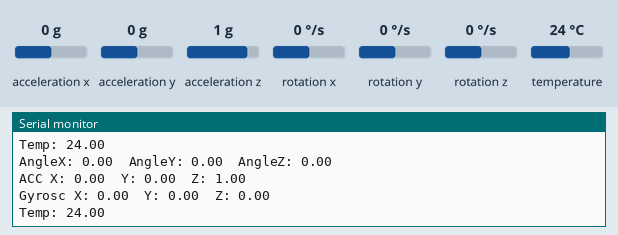
This sketch was run on a simulated ESP32. Parts: the last lines printed to the serial monitor. Inputs (shaded band) come from the test bench; at power-on: acceleration x 0 g, acceleration y 0 g, acceleration z 1 g, rotation x 0 °/s, rotation y 0 °/s, rotation z 0 °/s, temperature 24 °C.

Above: at 4.2 s.
4.3 s: acceleration x set to -1.4 g
At 5.6 s:
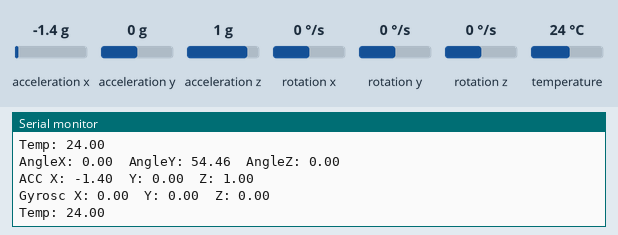
5.8 s: acceleration y set to -1.4 g
At 6.8 s:
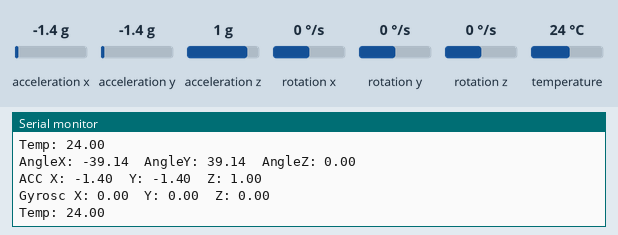
7.3 s: acceleration z set to -1.4 g
At 8.6 s:
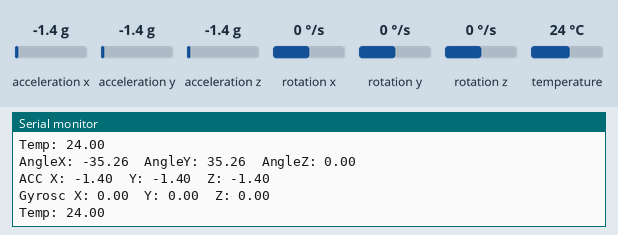
8.8 s: rotation x set to -192 °/s
At 9.8 s:
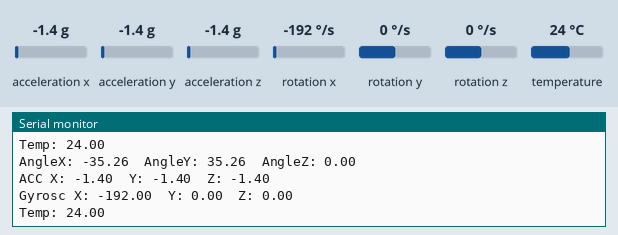
10.3 s: rotation y set to -192 °/s
At 11.8 s:
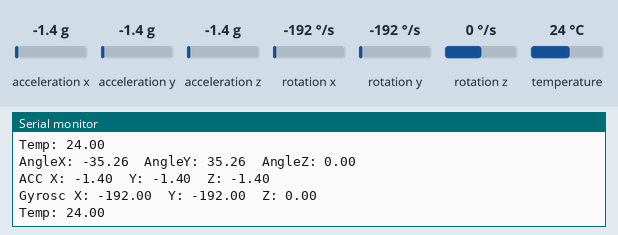
Timing chart, 0 to 12.8 s (numbered marks = the images above; inputs shaded):
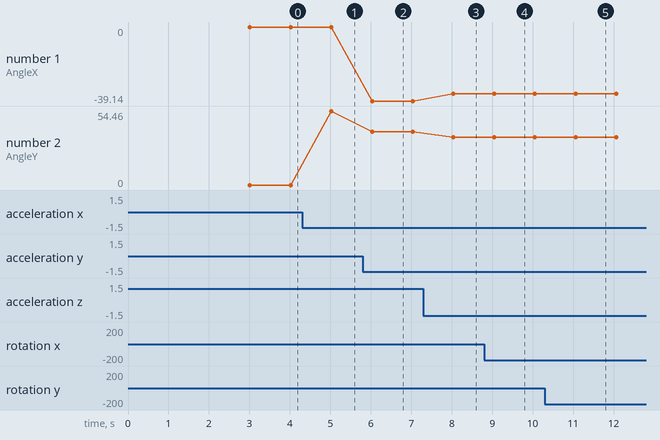

The sketch:

026-01_attitude_sensor_MPU6050_data.ino
```cpp
/**********************************************************************
* Filename    : 026-01_attitude_sensor_MPU6050_data
* Description : Using MPU6050 attitude sensor to read more data
* not only Angle.
* Auther      : Alternatives Solutions
* Modification: 2026/03/26
**********************************************************************/
#include <MPU6050_tockn.h>
#include <Wire.h>

// --- Configuration ---
const int MPU_SDA_PIN = 14;
const int MPU_SCL_PIN = 5;

const int DELAY_TIME = 1000;

MPU6050 mpu(Wire);  //attach the i2c

void setup() {
  Serial.begin(115200);
  setupMPU();
  Serial.println("System Ready!");
  //}
}

void loop() {
  mpu.update(); // Updates the internal calculations

  // Every sec, print the data
  static unsigned long lastPrint = 0;
  if (millis() - lastPrint > DELAY_TIME) {
    logAngle();
    logAcc();
    logGhyros();
    logTemp();
    lastPrint = millis();
  }
}


void setupMPU() {
  //1. Initialize I2C with your specific pins
  Wire.begin(MPU_SDA_PIN, MPU_SCL_PIN);

  // 2. Initialize MPU
  mpu.begin();

  Serial.println("========================================");
  Serial.println("Placing MPU6050 on a flat surface...");
  Serial.println("Calculating offsets, do not move!");

  // This takes about 2-3 seconds and is vital for accuracy
  mpu.calcGyroOffsets(true);

  Serial.println("Calibration Done!");
  Serial.println("========================================");

}


void logAngle() {
  Serial.print("AngleX: "); Serial.print(mpu.getAngleX());
  Serial.print("\tAngleY: "); Serial.print(mpu.getAngleY());
  Serial.print("\tAngleZ: "); Serial.println(mpu.getAngleZ());
}

void logAcc() {
  Serial.print("ACC X: "); Serial.print(mpu.getAccX());
  Serial.print("\tY: "); Serial.print(mpu.getAccY());
  Serial.print("\tZ: "); Serial.println(mpu.getAccZ());
}

void logGhyros() {
  Serial.print("Gyrosc X: "); Serial.print(mpu.getGyroX());
  Serial.print("\tY: "); Serial.print(mpu.getGyroY());
  Serial.print("\tZ: "); Serial.println(mpu.getGyroZ());
}

void logTemp() {
  Serial.print("Temp: "); Serial.println(mpu.getTemp());
}
```

Measured:
- after the input at 4.3 s, the serial monitor: prints a new line after 0.72 s (image 1)
- after the input at 5.8 s, the serial monitor: prints a new line after 0.23 s (image 2)
- after the input at 7.3 s, the serial monitor: prints a new line after 0.74 s (image 3)
- after the input at 8.8 s, the serial monitor: prints a new line after 0.25 s (image 4)
- after the input at 10.3 s, the serial monitor: prints a new line after 0.76 s (image 5)
- plotted number 1: 0 → -39.14 after the input at 5.8 s, -39.14 → -35.26 after the input at 7.3 s
- plotted number 2: 0 → 54.46 after the input at 4.3 s, 54.46 → 39.14 after the input at 5.8 s, 39.14 → 35.26 after the input at 7.3 s
